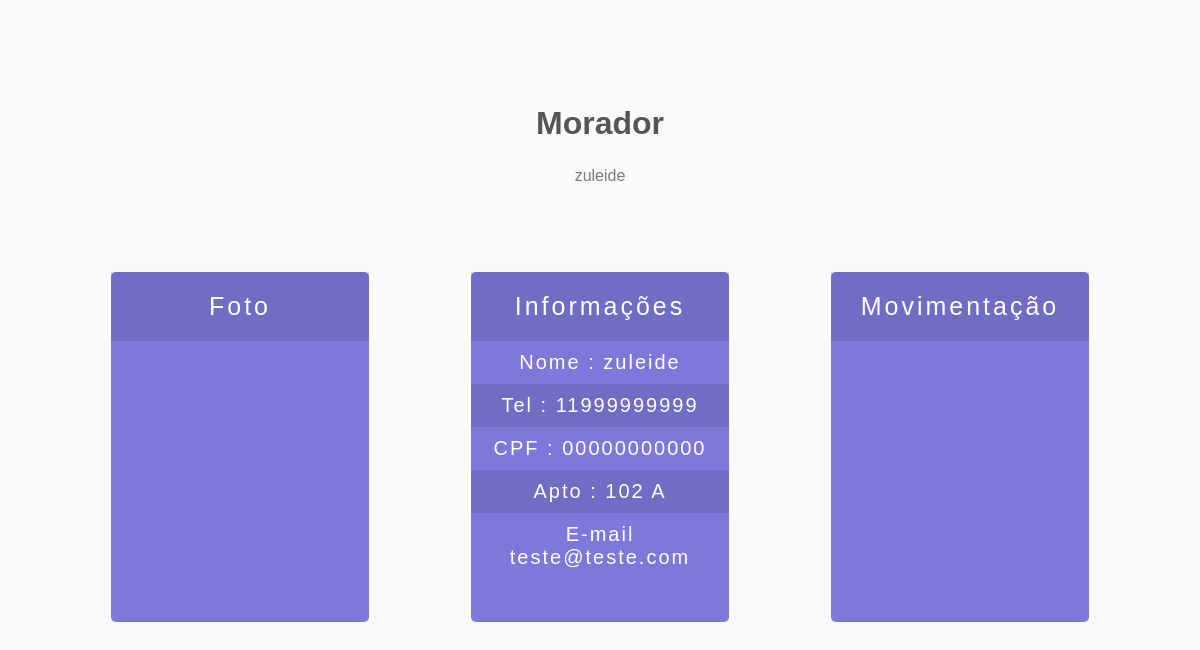
Page /morador/3/ on the committed database.
### moradores/models.py (models this page shows)
class residente(models.Model):
	nome = models.ForeignKey(pessoa, null=True, on_delete=models.SET_NULL)
	apto = models.ForeignKey(apto, null=True, on_delete=models.SET_NULL)
	def __str__(self):
		return self.nome.nome

class pessoa(models.Model):
	nome = models.CharField(max_length=200, null=True)
	telefone = models.CharField(max_length=11, null=True)
	cpf = models.CharField(max_length=11, null=True)
	email = models.CharField(max_length=100, null=True)
	foto = models.ImageField(null=True, blank=True)
	def __str__(self):
		return self.nome

class apto(models.Model):
	apto = models.CharField(max_length=3, null=True)
	bloco = models.CharField(max_length=1, null=True)
	def __str__(self):
		return self.apto

### moradores/views.py (the view)
# urls.py: path('morador/<str:pk>/', views.morador),
def morador(request, pk):
	morador = residente.objects.get(id = pk)
	movimentacao = movimento.objects.filter(pessoa__nome = morador).values_list('entrada', flat=True)
	return render(request, 'morador.html', {'morador':morador, 'movimentacao':movimentacao})

### moradores/templates/morador.html (shortened to what this page needs)
{% load static %}
<link href="{% static "css/hello.css" %}" rel="stylesheet">
<section id="ic9ru" class="flex-sect">
  <div id="in10w" class="flex-title">Morador
    <br/>
  </div>
  <div class="container-width">
    <div id="izta9" class="flex-desc">{{morador.nome}}
      <br/>
    </div>
    <div class="cards" id="iphk">
      <div id="i34tah" class="price-card-cont">
        <div class="price-card pc-regular" id="ixkp4">
          <div id="iz9fpd" class="pc-title">Foto
            <br/>
          </div>
          <div id="i6d35n" class="pc-desc">
          </div>
        </div>
      </div>
      <div class="price-card-cont" id="ifxf2">
        <div class="price-card pc-regular" id="iljjr">
          <div class="pc-title" id="iyrzj">Informações
            <br/>
          </div>
          	<div id="ifh3zj" class="pc-feature">Nome : {{morador.nome}}</div>
			<div id="ifh3zj" class="pc-feature">Tel : {{morador.nome.telefone}}</div>
			<div id="ifh3zj" class="pc-feature">CPF : {{morador.nome.cpf}}</div>
			<div id="ifh3zj" class="pc-feature">Apto : {{morador.apto}} {{morador.apto.bloco}}</div>
			<div id="ifh3zj" class="pc-feature">E-mail {{morador.nome.email}}</div>
        </div>
      </div>
      <div class="price-card-cont" id="i6bzo">
        <div class="price-card pc-regular" id="iiu79">
          <div class="pc-title" id="iasfk">Movimentação</div>
            <br/>
        </div>
      </div>
    </div>
  </div>
</section>

### moradores/static/css/hello.css (style rules this page uses)
* { box-sizing: border-box; }
.container-width { width:90%; max-width:1150px; margin:0 auto; }
.flex-sect { background-color:#fafafa; padding:100px 0; font-family:Helvetica, serif; }
.flex-title { margin-bottom:15px; font-size:2em; text-align:center; font-weight:700; color:#555; padding:5px; }
.flex-desc { margin-bottom:55px; font-size:1em; color:rgba(0, 0, 0, 0.5); text-align:center; padding:5px; }
.cards { padding:20px 0; display:flex; justify-content:space-around; flex-flow:wrap; }
.price-card-cont { width:300px; padding:7px; float:left; }
.price-card { margin:0 auto; min-height:350px; background-color:#d983a6; border-radius:5px; font-weight:100; color:#fff; width:90%; }
.pc-title { font-weight:100; letter-spacing:3px; text-align:center; font-size:25px; background-color:rgba(0, 0, 0, 0.1); padding:20px; }
.pc-desc { padding:75px 0; text-align:center; }
.pc-feature { color:rgb(255, 255, 255); background-color:rgba(0, 0, 0, 0.1); letter-spacing:2px; font-size:20px; text-align:center; padding:10px 20px; }
.pc-feature:nth-of-type(2n) { background-color:transparent; }
.pc-regular { background-color:#7e78da; }

### rows in the picture
residente: nome "zuleide", nome.telefone "11999999999", nome.cpf "00000000000", apto "102", apto.bloco "A", nome.email "teste@teste.com"
